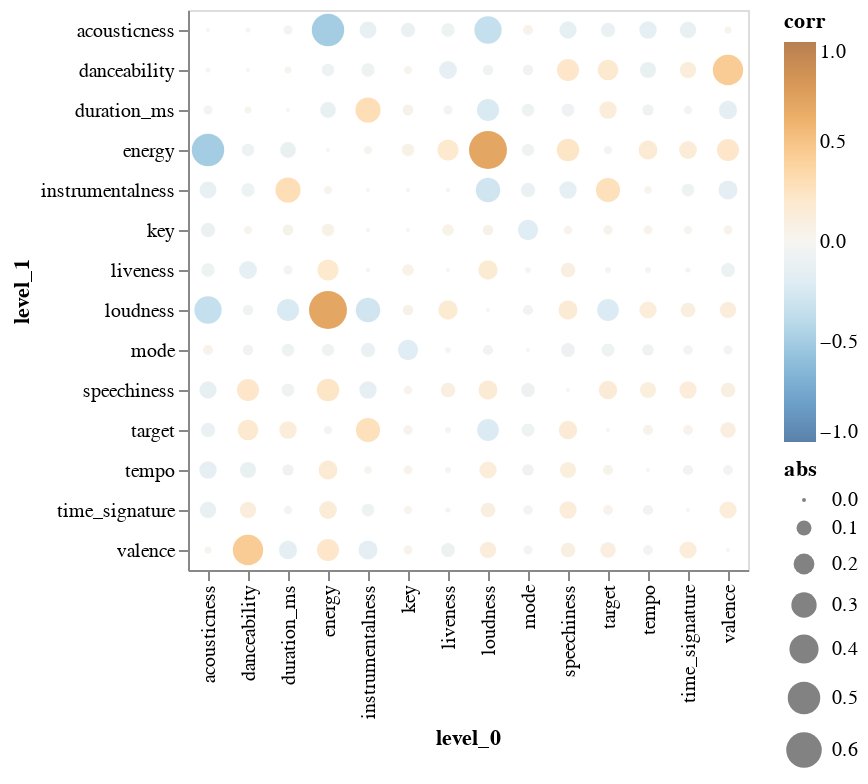

Write notebook code for a chart like this one.
### Code cell
corr_df = data.corr('spearman').stack().reset_index(name='corr')
corr_df.loc[corr_df['corr'] == 1, 'corr'] = 0  # Remove diagonal
corr_df['abs'] = corr_df['corr'].abs()
alt.Chart(corr_df).mark_circle().encode(
    x='level_0',
    y='level_1',
    size='abs',
    color=alt.Color('corr', scale=alt.Scale(scheme='blueorange', domain=(-1, 1))))

### Figure 1 — Vega-Lite specification as saved in the notebook (floating-point values rounded to 4 significant figures; data arrays with more than 128 entries replaced by an {"elided": "..."} marker saying what was removed)
{"config": {"view": {"continuousWidth": 400, "continuousHeight": 300}}, "data": {"name": "data-8c723db93d4ff8cc75c176d9170c1752"}, "mark": "circle", "encoding": {"color": {"field": "corr", "scale": {"domain": [-1, 1], "scheme": "blueorange"}, "type": "quantitative"}, "size": {"field": "abs", "type": "quantitative"}, "x": {"field": "level_0", "type": "nominal"}, "y": {"field": "level_1", "type": "nominal"}}, "$schema": "https://vega.github.io/schema/vega-lite/v4.17.0.json", "datasets": {"data-8c723db93d4ff8cc75c176d9170c1752": {"elided": "196 records"}}}
